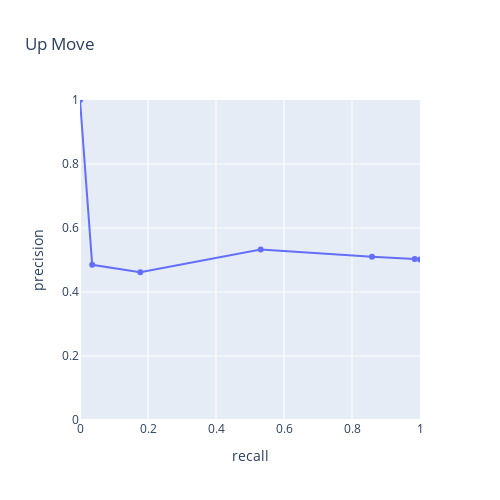

Notebook code for this chart:
### Code cell
def plot_recall_vs_precision(precisions_up, recalls_up, precisions_down, recalls_down, title=None):
    # Use recall on X axis since it is smoother and goes down with increasing threshold
    trace1 = go.Scatter(x=recalls_up, y=precisions_up)
    trace1 = go.Scatter(x=recalls_down, y=precisions_down)
    
    fig = go.Figure(data=[t])
    
    fig.update_layout(height=500, width=500,
        xaxis=dict(title="recall", range=[0, 1]),
        yaxis=dict(title="precision", range=[0, 1]),
        title=title
    )
    fig.show()
    
plot_recall_vs_precision(precisions_up, recalls_up, "Up Move")

### Figure 1 — Plotly figure (JSON) as saved in the notebook; plotly's stock layout.template omitted (floating-point values rounded to 4 significant figures)
{"data": [{"type": "scatter", "x": [1, 0.9843, 0.8587, 0.5314, 0.1771, 0.03587, 0], "y": [0.5017, 0.5034, 0.51, 0.5326, 0.462, 0.4848, 1]}], "layout": {"height": 500, "title": {"text": "Up Move"}, "width": 500, "xaxis": {"range": [0, 1], "title": {"text": "recall"}, "type": "linear"}, "yaxis": {"range": [0, 1], "title": {"text": "precision"}, "type": "linear"}}}
